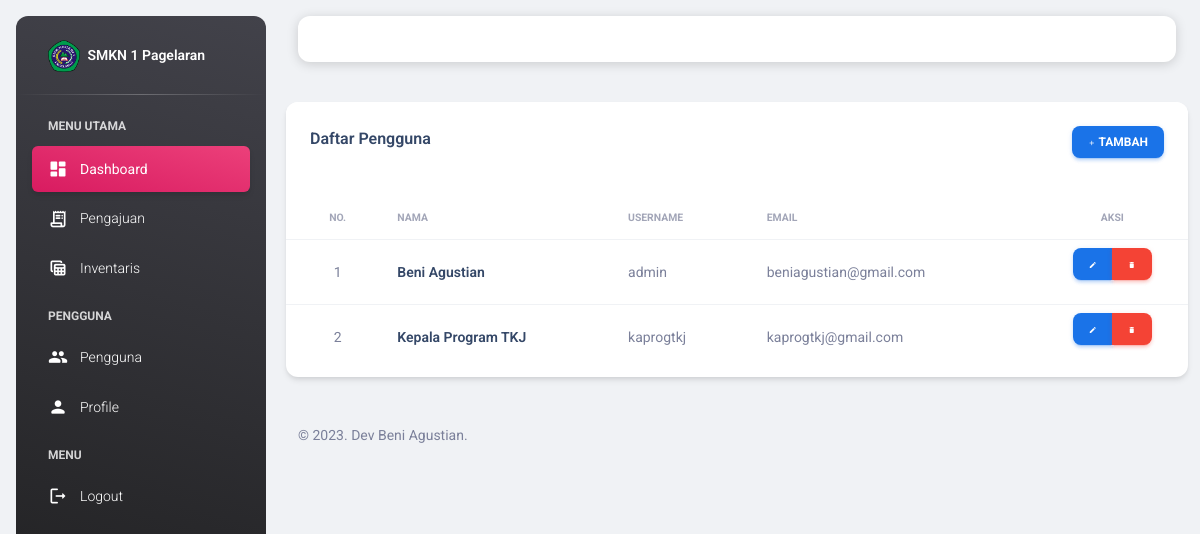
The app's page /view_user/users.php (signed in), older data.
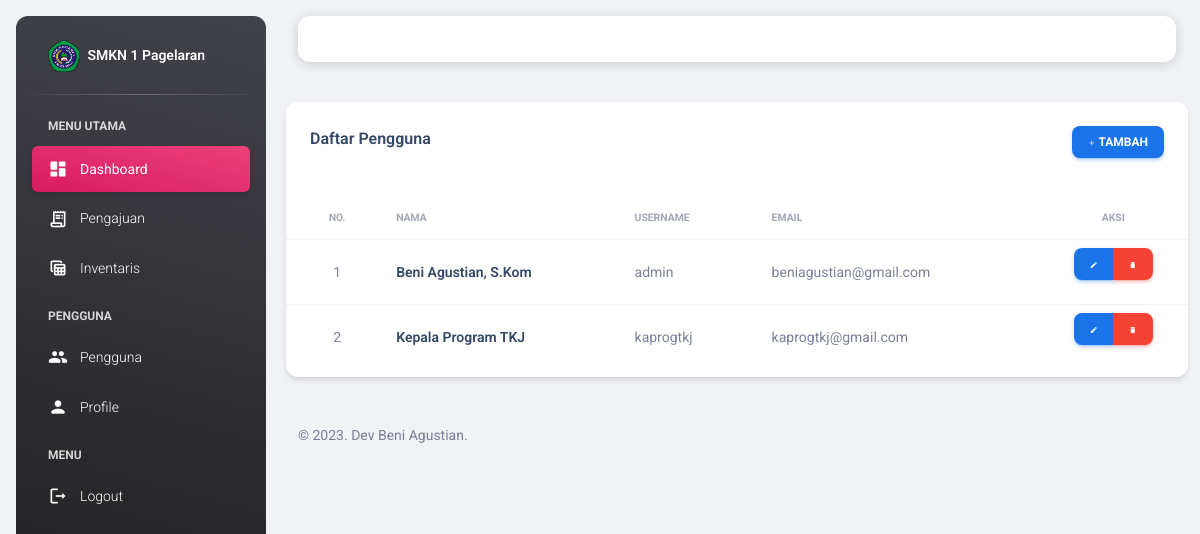
The same page, newer data.
### tables this page shows
CREATE TABLE `users` (
  `id_user` int(11) NOT NULL,
  `nama` varchar(255) NOT NULL,
  `username` varchar(255) NOT NULL,
  `email` varchar(255) NOT NULL,
  `password` varchar(255) NOT NULL,
  `image` varchar(255) NOT NULL,
  `role_id` int(11) NOT NULL,
  `date_created` date NOT NULL,
  `is_active` int(11) NOT NULL
);

### functions.php (called while the page is built, shortened)
<?php
$conn = mysqli_connect("localhost", "root", "", "db_siib");
function query($query)
{
    global $conn;
    $result = mysqli_query($conn, $query);
    $rows = [];
    while ($row = mysqli_fetch_assoc($result)) {
        $rows[] = $row;
    }
    return $rows;
}

### view_user/users.php (the view, shortened to what this page needs)
<?php
include "../templates/header.php";
$users = query(
    "SELECT * FROM users
    INNER JOIN users_role ON users.role_id = users_role.id_role"
);
?>
<div class="row mb-4">
    <div class="col-12 col-md-12">
        <div class="card">
            <div class="card-header pb-0">
                <div class="row">
                    <div class="col-lg-6 col-7">
                        <h6>Daftar Pengguna</h6>
                    </div>
                    <div class="col-lg-6 col-5 my-auto text-end">
                        <a href="user_add.php" class="btn btn-sm btn-info text-white"><i
                                class="material-icons opacity-10">add</i> Tambah</a>
                    </div>
                </div>
            </div>
            <div class="card-body px-0 pb-2">
                <div class="table-responsive">
                    <table class="table align-items-center mb-0">
                        <thead>
                            <tr>
                                <th
                                    class="text-uppercase text-secondary text-xxs font-weight-bolder opacity-7 text-center">
                                    No.</th>
                                <th class="text-uppercase text-secondary text-xxs font-weight-bolder opacity-7 ps-2">
                                    Nama</th>
                                <th class="text-uppercase text-secondary text-xxs font-weight-bolder opacity-7 ps-2">
                                    Username</th>
                                <th class="text-uppercase text-secondary text-xxs font-weight-bolder opacity-7 ps-2">
                                    Email
                                </th>
                                <th
                                    class="text-center text-uppercase text-secondary text-xxs font-weight-bolder opacity-7">
                                    Aksi</th>
                            </tr>
                        </thead>
                        <tbody>
                            <?php $i = 1; ?>
                            <?php foreach ($users as $u): ?>
                                <tr>
                                    <td class="text-center text-sm">
                                        <span class="mb-0 text-sm">
                                            <?= $i; ?>
                                        </span>
                                    </td>
                                    <td>
                                        <h6 class="mb-0 text-sm">
                                            <?= $u["nama"]; ?>
                                        </h6>
                                    </td>
                                    <td>
                                        <span class="mb-0 text-sm">
                                            <?= $u["username"]; ?>
                                        </span>
                                    </td>
                                    <td>
                                        <span class="mb-0 text-sm">
                                            <?= $u["email"]; ?>
                                        </span>
                                    </td>
                                    <td class="align-middle text-center">
                                        <div class="btn-group btn-group-toggle" data-toggle="buttons">
                                            <a href="user_edit.php?id_user=<?= $u["id_user"] ?>"
                                                class="btn btn-sm btn-info text-white"><i
                                                    class="material-icons opacity-10">edit</i></a>
                                            <a href="user_delete.php?id_user=<?= $u["id_user"] ?>"
                                                class="btn btn-sm btn-danger text-white"
                                                onclick="return confirm('Yakin ingin menghapus <?= $u['nama']; ?>?');"><i
                                                    class="material-icons opacity-10">delete</i></a>
                                        </div>
                                    </td>
                                </tr>
                                <?php $i++; ?>
                            <?php endforeach; ?>
                        </tbody>
                    </table>
                </div>
            </div>
        </div>
    </div>
</div>
<?php
include "../templates/footer.php";
?>

Row changes from the older to the newer data that the page shows:
changed users "admin": nama "Beni Agustian" → "Beni Agustian, S.Kom"
